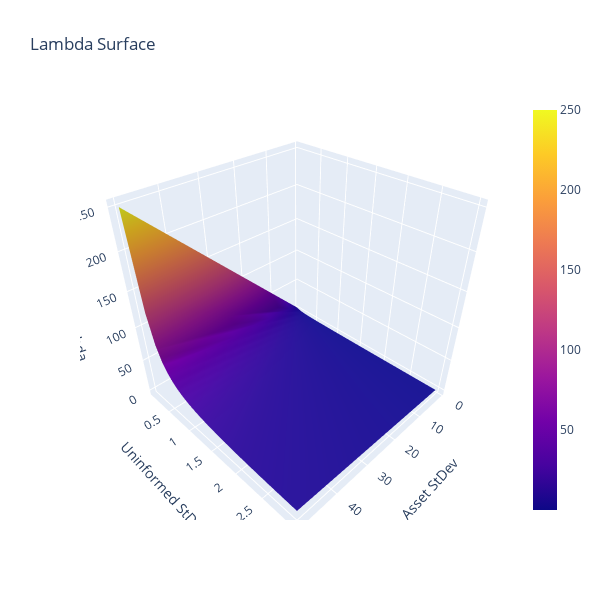

Write notebook code for a chart like this one.
### Markdown cell above
Surface of lambdas:

### Code cell
assets_x, uninfs_y = np.meshgrid(asset_stdevs, uninformed_stdevs)
lmbd_z = get_kyle1_lambda(assets_x, uninfs_y)

lmbd_fig = go.Figure(go.Surface(x=assets_x, y=uninfs_y, z=lmbd_z, colorbar_thickness=24))

lmbd_fig.update_layout(
    title=dict(text="Lambda Surface")
)
lmbd_fig.update_layout(width=600, height=600, font_size=12,
    scene=dict(
        xaxis = dict(title="Asset StDev"),
        yaxis = dict(title="Uninformed StDev"),
        zaxis =dict(title="Lambda")
    ))

lmbd_fig.show()

### Figure 1 — Plotly figure (JSON) as saved in the notebook; plotly's stock layout.template omitted (floating-point values rounded to 4 significant figures; data arrays with more than 128 entries replaced by an {"elided": "..."} marker saying what was removed)
{"data": [{"colorbar": {"thickness": 24}, "type": "surface", "x": {"elided": "30x50 float values"}, "y": {"elided": "30x50 float values"}, "z": {"elided": "30x50 float values"}}], "layout": {"font": {"size": 12}, "height": 600, "scene": {"xaxis": {"title": {"text": "Asset StDev"}}, "yaxis": {"title": {"text": "Uninformed StDev"}}, "zaxis": {"title": {"text": "Lambda"}}}, "title": {"text": "Lambda Surface"}, "width": 600}}
